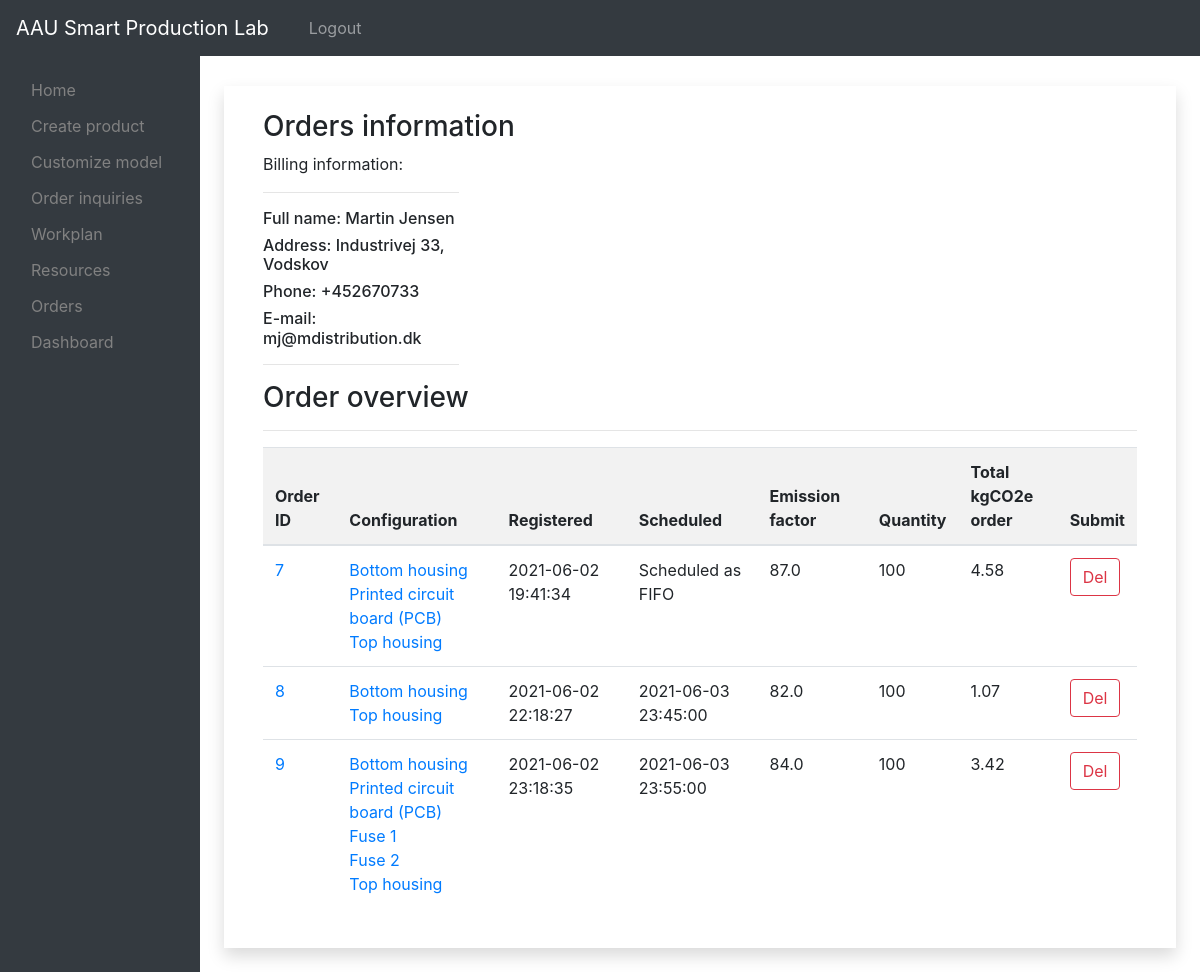
/orders (signed in), run on the app's committed database.
### models.py (models this page shows, shortened)
class Order(db.Model):
    __tablename__ = "orders"
    id = db.Column(db.Integer, primary_key=True)
    regTime = db.Column(db.DateTime)#, default=datetime.utcnow)
    planTime = db.Column(db.DateTime)
    amount = db.Column(db.Integer)
    total_CO2e = db.Column(db.Float)
    EF = db.Column(db.Float) # [gCO2e / kWh]
    user_id = db.Column(db.Integer, db.ForeignKey("users.id"))
    products = db.relationship("Product", backref="order", lazy=True)

class Component(db.Model):
    __tablename__ = "components"
    id = db.Column(db.Integer, primary_key=True)
    name = db.Column(db.String(20), nullable=False)
    part_no = db.Column(db.Integer, nullable=False)
    specs = db.Column(db.String(25), nullable=False)
    product_id = db.Column(db.Integer, db.ForeignKey("products.id"))#, nullable=False)
    properties = db.relationship("Property", back_populates="components", lazy=True)

### app.py (the view)
@app.route("/orders", methods=["GET", "POST"])
def plannedOrders():
    if 'username' in session:
        orders = User.query.filter_by(username=session['username']).first().orders
        return render_template("orders.html", orders=orders, userObj=session['name'])
    else:
        return redirect(url_for('login'))

### templates/orders.html (shortened to what this page needs)
{% extends "layout2.html" %}
{% block body %}
<section>
  <div class="container shadow p-4 mb-4 bg-white" style="margin-top:30px">
    <div class="container">
        <h3>Orders information</h3>
        <div class="row">
          <div class="col">
          <p>Billing information:</p>
          <hr>
          {% if userObj %}
          <h6>Full name: Martin Jensen </h6>
          <h6>Address: Industrivej 33, Vodskov</h6>
          <h6>Phone: +452670733</h6>
          <h6>E-mail: mj@mdistribution.dk</h6>
          <hr>
          </div>
          <div class="col"></div>
          <div class="col"></div>
          <div class="col"></div>
        </div>
          {% endif %}
          <h3>Order overview</h3>
        <hr>
        <div class="table-responsive">
          <table class="table table-hover">
            <thead>
              <tr id="total">
                <th>Order ID</th>
                <th>Configuration</th>
                <th>Registered</th>
                <th>Scheduled</th>
                <th>Emission factor</th>
                <th>Quantity</th>
                <th>Total kgCO2e <br> order</th>
                <th>Submit</th>
              </tr>
            </thead>
            <tbody>
              {% for order in orders %}
              <tr>
                <form action="{{ url_for('del_order', o_id=order.id) }}" method="post">
                  <td>
                    <a href="{{ url_for('showOrder', order_id=order.id)}}">{{ order.id }}</a>
                  </td>
                  <td>
                    {% for prod in order.products %}
                      {% for comp in prod.components %}
                      <a href="{{ url_for('showOrder', order_id=order.id)}}">{{ comp.name }}<br></a>
                      {% endfor %}
                    {% endfor %}
                  </td>
                  <td>
                    {{ order.regTime }}
                  </td>
                  <td>
                    {% if order.planTime %}
                    {{ order.planTime }}
                    {% else %}
                    Scheduled as FIFO
                    {% endif %}
                  </td>
                  <td>{{ order.EF }}</td>
                  <td>{{ order.amount }}</td>
                  <td>
                    {{ "%.2f"|format(order.total_CO2e / 1000 |float) }}
                  </td>
                  <td>
                    <input class="btn btn-outline-danger" type="submit" name="deleteOrder" value="Del" />
                  </td>
                </form>
              </tr>
              {% endfor %}
            </tbody>
          </table>
        </div>
    </div>
  </div>
</section>
{% endblock %}

### templates/layout2.html (style rules this page uses)
#total { background-color: #f2f2f2; }

### data on the page
Order: id "7", regTime "2021-06-02 19:41:34", shows "Scheduled as FIFO", EF "87.0", amount "100", order.total_CO2e/1000|float "4.58"
Component: name "Bottom housing"
Component: name "Printed circuit board (PCB)"
Component: name "Top housing"
Order: id "8", regTime "2021-06-02 22:18:27", planTime "2021-06-03 23:45:00", EF "82.0", amount "100", order.total_CO2e/1000|float "1.07"
Component: name "Bottom housing"
Component: name "Top housing"
Order: id "9", regTime "2021-06-02 23:18:35", planTime "2021-06-03 23:55:00", EF "84.0", amount "100", order.total_CO2e/1000|float "3.42"
Component: name "Bottom housing"
Component: name "Printed circuit board (PCB)"
Component: name "Fuse 1"
Component: name "Fuse 2"
Component: name "Top housing"
